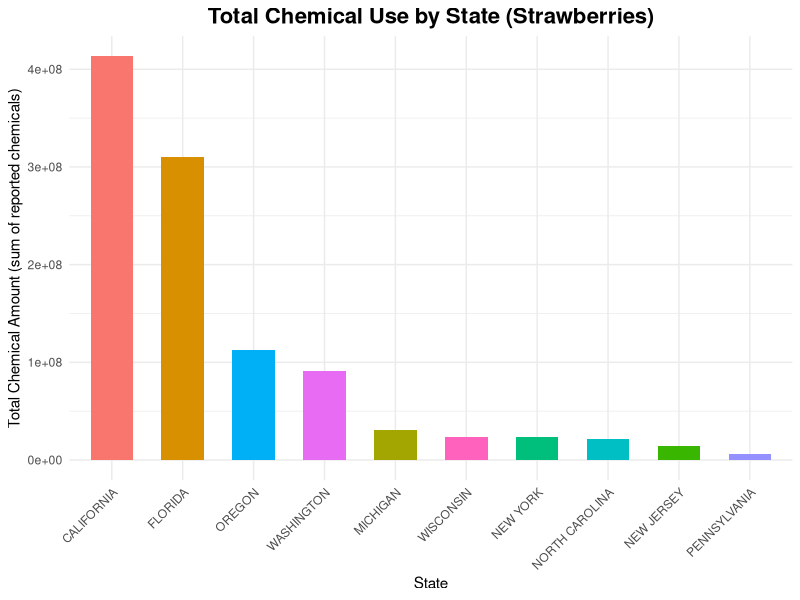

R code for this plot:
## ---- chunk 1
library(tidyverse)
df<- read_csv("strawberry raw.csv")
str(df)
df<- df %>% 
  select(where(~!all(is.na(.)))) |> #delete columns with all NA
  select(where(~ n_distinct(.,na.rm = TRUE)>1) ) |>#delete columns with single value, which means no information provided in comparing
  mutate(Year = as.integer(Year),
         Value = str_replace_all(Value, ",", ""),
         Value = as.numeric(Value),
         State = as.factor(State),
         Domain = as.factor(Domain),
         `Domain Category` = as.factor(`Domain Category`)) 
other<- df|> #find those use other chemicals
  filter(Domain == "CHEMICAL, OTHER")
other_che<- other|> #inside the other chemical, group by different other chemicals
  group_by(`Domain Category`)|>
  summarise(mean_value = mean(Value, na.rm = TRUE),
            sd_value = sd(Value, na.rm = TRUE),
            n=n())
view(other_che)
straw <- read.csv("strawberry raw.csv", stringsAsFactors = FALSE)
library(dplyr)
library(stringr)
library(ggplot2)
straw_clean <- straw %>%
  filter(grepl("CHEMICAL", Domain.Category, ignore.case = TRUE)) %>%
  mutate(
    chemical_amount = as.numeric(str_extract(Domain.Category, "(?<=\\= )\\d+")),
    chemical_name = str_extract(Domain.Category, "(?<=\\()[A-Z0-9\\s]+(?=\\s*=)"),
    chemical_type = str_extract(Domain, "(?<=CHEMICAL, )\\w+")
  )
state_chem_use <- straw_clean %>%
  group_by(State) %>%
  summarise(total_chemical = sum(chemical_amount, na.rm = TRUE)) %>%
  arrange(desc(total_chemical))
print(state_chem_use)
ggplot(state_chem_use, aes(x = reorder(State, -total_chemical), y = total_chemical, fill = State)) +
  geom_bar(stat = "identity", width = 0.6) +
  labs(
    title = "Total Chemical Use by State (Strawberries)",
    x = "State",
    y = "Total Chemical Amount (sum of reported chemicals)"
  ) +
  theme_minimal() +
  theme(
    plot.title = element_text(size = 16, face = "bold", hjust = 0.5),
    axis.text.x = element_text(angle = 45, hjust = 1),
    legend.position = "none"
  )






